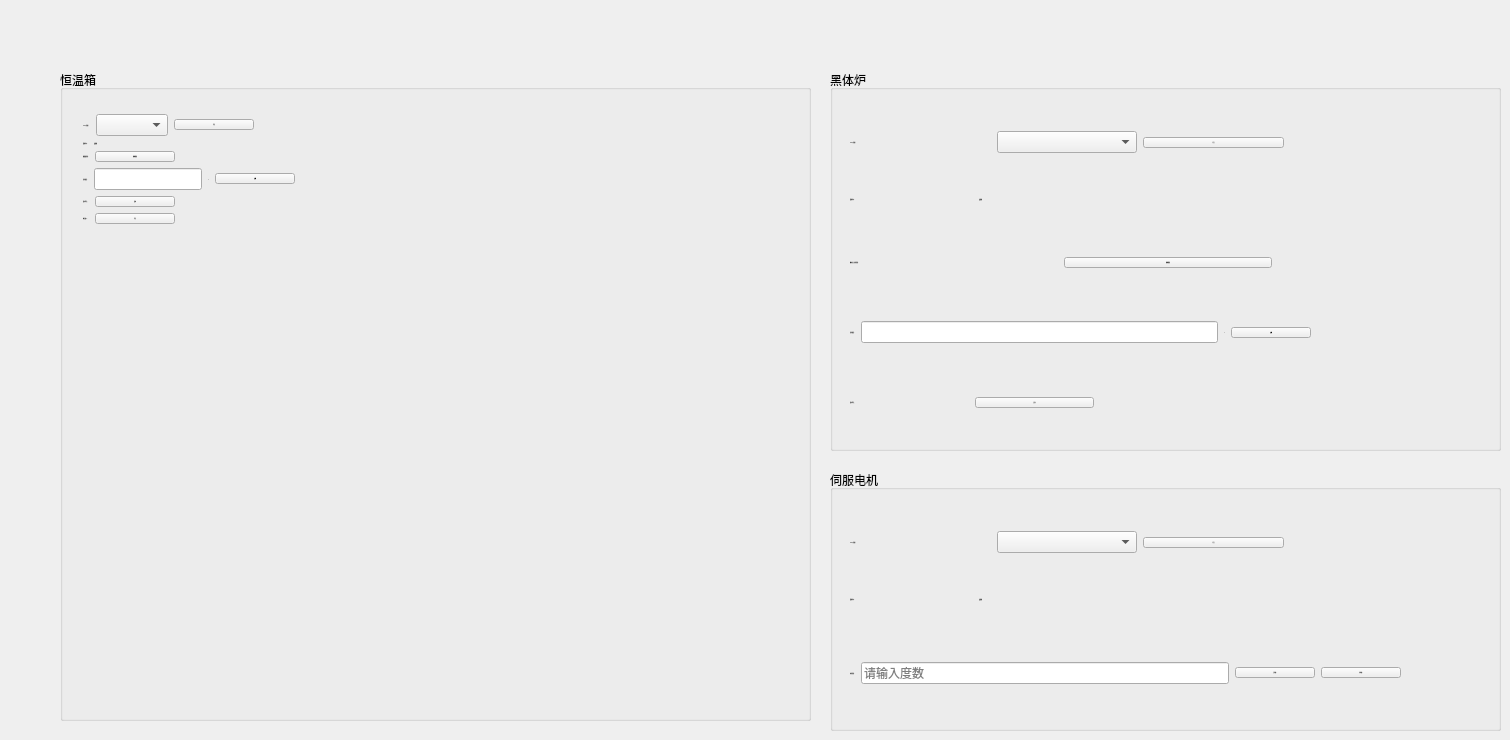
      <widget class="QWidget" name="deviceControlTab">
       <property name="maximumSize">
        <size>
         <width>16777215</width>
         <height>900</height>
        </size>
       </property>
       <attribute name="title">
        <string>设备控制</string>
       </attribute>
       <widget class="QGroupBox" name="incubatorGroup">
        <property name="geometry">
         <rect>
          <x>60</x>
          <y>70</y>
          <width>751</width>
          <height>651</height>
         </rect>
        </property>
        <property name="title">
         <string>恒温箱</string>
        </property>
        <widget class="QWidget" name="layoutWidget">
         <property name="geometry">
          <rect>
           <x>23</x>
           <y>44</y>
           <width>681</width>
           <height>571</height>
          </rect>
         </property>
         <layout class="QFormLayout" name="formLayout">
          <item row="0" column="0">
           <layout class="QHBoxLayout" name="horizontalLayout_20">
            <item>
             <widget class="QLabel" name="COMSlectLabel_2">
              <property name="font">
               <font>
                <family>PingFang SC Regular</family>
                <pointsize>-1</pointsize>
                <italic>false</italic>
                <bold>false</bold>
                <kerning>true</kerning>
               </font>
              </property>
              <property name="styleSheet">
               <string notr="true"/>
              </property>
              <property name="text">
               <string>COM口选择：</string>
              </property>
             </widget>
            </item>
            <item>
             <widget class="QComboBox" name="COMcomboBox_2"/>
            </item>
            <item>
             <widget class="QPushButton" name="OpenComButton_2">
              <property name="font">
               <font>
                <family>PingFang SC Regular</family>
                <pointsize>-1</pointsize>
                <italic>false</italic>
                <bold>false</bold>
                <kerning>true</kerning>
               </font>
              </property>
              <property name="styleSheet">
               <string notr="true"/>
              </property>
              <property name="text">
               <string>打开</string>
              </property>
              <property name="checkable">
               <bool>true</bool>
              </property>
              <property name="checked">
               <bool>false</bool>
              </property>
             </widget>
            </item>
           </layout>
          </item>
          <item row="1" column="0">
           <layout class="QHBoxLayout" name="horizontalLayout_5">
            <item>
             <widget class="QLabel" name="connectionStatusLabel_2">
              <property name="font">
               <font>
                <family>PingFang SC Regular</family>
                <pointsize>-1</pointsize>
                <italic>false</italic>
                <bold>false</bold>
                <kerning>true</kerning>
               </font>
              </property>
              <property name="text">
               <string>连接状态：</string>
              </property>
             </widget>
            </item>
            <item>
             <widget class="QLabel" name="statusLabel_2">
              <property name="font">
               <font>
                <family>PingFang SC Regular</family>
                <pointsize>-1</pointsize>
                <italic>false</italic>
                <bold>true</bold>
                <kerning>true</kerning>
               </font>
              </property>
              <property name="styleSheet">
               <string notr="true">QLabel {  /* 需为标签设置对象名：setObjectName(&quot;statusLabel&quot;) */
    min-width: 80px;          /* 固定宽度（避免文字过长） */
    font-weight: bold;        /* 文字加粗 */
}</string>
              </property>
              <property name="text">
               <string>未连接</string>
              </property>
             </widget>
            </item>
           </layout>
          </item>
          <item row="2" column="0">
           <layout class="QHBoxLayout" name="horizontalLayout_16">
            <item>
             <widget class="QLabel" name="incubatorControlLabel">
              <property name="font">
               <font>
                <family>PingFang SC Regular</family>
                <pointsize>-1</pointsize>
                <italic>false</italic>
                <bold>false</bold>
                <kerning>true</kerning>
               </font>
              </property>
              <property name="text">
               <string>恒温箱控制：</string>
              </property>
             </widget>
            </item>
            <item>
             <widget class="QPushButton" name="masterControlButton_2">
              <property name="font">
               <font>
                <family>PingFang SC Regular</family>
                <pointsize>-1</pointsize>
                <italic>false</italic>
                <bold>false</bold>
                <kerning>true</kerning>
               </font>
              </property>
              <property name="styleSheet">
               <string notr="true"/>
              </property>
              <property name="text">
               <string>获得控制</string>
              </property>
              <property name="checkable">
               <bool>true</bool>
              </property>
              <property name="checked">
               <bool>false</bool>
              </property>
             </widget>
            </item>
           </layout>
          </item>
          <item row="3" column="0">
           <layout class="QHBoxLayout" name="horizontalLayout_6">
            <item>
             <widget class="QLabel" name="targetTempLabel_2">
              <property name="font">
               <font>
                <family>PingFang SC Regular</family>
                <pointsize>-1</pointsize>
                <italic>false</italic>
                <bold>false</bold>
                <kerning>true</kerning>
               </font>
              </property>
              <property name="text">
               <string>目标温度：</string>
              </property>
             </widget>
            </item>
            <item>
             <widget class="QLineEdit" name="targetTempInput_2"/>
            </item>
            <item>
             <widget class="QLabel" name="tempUnitLabel_4">
              <property name="font">
               <font>
                <family>PingFang SC Regular</family>
                <pointsize>-1</pointsize>
                <italic>false</italic>
                <bold>false</bold>
                <kerning>true</kerning>
               </font>
              </property>
              <property name="text">
               <string>℃</string>
              </property>
             </widget>
            </item>
            <item>
             <widget class="QPushButton" name="setTempButton_2">
              <property name="font">
               <font>
                <family>PingFang SC Regular</family>
                <pointsize>-1</pointsize>
                <italic>false</italic>
                <bold>false</bold>
                <kerning>true</kerning>
               </font>
              </property>
              <property name="styleSheet">
               <string notr="true"/>
              </property>
              <property name="text">
               <string>设置</string>
              </property>
             </widget>
            </item>
           </layout>
          </item>
          <item row="4" column="0">
           <layout class="QHBoxLayout" name="horizontalLayout_8">
            <item>
             <widget class="QLabel" name="startStop_2">
              <property name="font">
               <font>
                <family>PingFang SC Regular</family>
                <pointsize>-1</pointsize>
                <italic>false</italic>
                <bold>false</bold>
                <kerning>true</kerning>
               </font>
              </property>
              <property name="text">
               <string>启动/停止：  </string>
              </property>
             </widget>
            </item>
            <item>
             <widget class="QPushButton" name="startStopButton_2">
              <property name="font">
               <font>
                <family>PingFang SC Regular</family>
                <pointsize>-1</pointsize>
                <italic>false</italic>
                <bold>false</bold>
                <kerning>true</kerning>
               </font>
              </property>
              <property name="styleSheet">
               <string notr="true"/>
              </property>
              <property name="text">
               <string>启动</string>
              </property>
             </widget>
            </item>
           </layout>
          </item>
          <item row="5" column="0">
           <layout class="QHBoxLayout" name="horizontalLayout_12">
            <item>
             <widget class="QLabel" name="calibrationWIndowLabel">
              <property name="font">
               <font>
                <family>PingFang SC Regular</family>
                <pointsize>-1</pointsize>
                <italic>false</italic>
                <bold>false</bold>
                <kerning>true</kerning>
               </font>
              </property>
              <property name="text">
               <string>标定窗口：   </string>
              </property>
             </widget>
            </item>
            <item>
             <widget class="QPushButton" name="openWindowButton">
              <property name="font">
               <font>
                <family>PingFang SC Regular</family>
                <pointsize>-1</pointsize>
                <italic>false</italic>
                <bold>false</bold>
                <kerning>true</kerning>
               </font>
              </property>
              <property name="styleSheet">
               <string notr="true"/>
              </property>
              <property name="text">
               <string>打开</string>
              </property>
             </widget>
            </item>
           </layout>
          </item>
         </layout>
        </widget>
       </widget>
       <widget class="QGroupBox" name="blackbodyGroup">
        <property name="geometry">
         <rect>
          <x>830</x>
          <y>70</y>
          <width>671</width>
          <height>381</height>
         </rect>
        </property>
        <property name="title">
         <string>黑体炉</string>
        </property>
        <widget class="QWidget" name="layoutWidget">
         <property name="geometry">
          <rect>
           <x>20</x>
           <y>50</y>
           <width>434</width>
           <height>45</height>
          </rect>
         </property>
         <layout class="QHBoxLayout" name="horizontalLayout_19">
          <item>
           <widget class="QLabel" name="COMSlectLabel">
            <property name="font">
             <font>
              <family>PingFang SC Regular</family>
              <pointsize>-1</pointsize>
              <italic>false</italic>
              <bold>false</bold>
              <kerning>true</kerning>
             </font>
            </property>
            <property name="styleSheet">
             <string notr="true"/>
            </property>
            <property name="text">
             <string>COM口选择：</string>
            </property>
           </widget>
          </item>
          <item>
           <widget class="QComboBox" name="COMcomboBox"/>
          </item>
          <item>
           <widget class="QPushButton" name="OpenComButton">
            <property name="font">
             <font>
              <family>PingFang SC Regular</family>
              <pointsize>-1</pointsize>
              <italic>false</italic>
              <bold>false</bold>
              <kerning>true</kerning>
             </font>
            </property>
            <property name="styleSheet">
             <string notr="true"/>
            </property>
            <property name="text">
             <string>打开</string>
            </property>
            <property name="checkable">
             <bool>true</bool>
            </property>
            <property name="checked">
             <bool>false</bool>
            </property>
           </widget>
          </item>
         </layout>
        </widget>
        <widget class="QWidget" name="layoutWidget">
         <property name="geometry">
          <rect>
           <x>20</x>
           <y>310</y>
           <width>244</width>
           <height>45</height>
          </rect>
         </property>
         <layout class="QHBoxLayout" name="horizontalLayout_4">
          <item>
           <widget class="QLabel" name="startStop">
            <property name="font">
             <font>
              <family>PingFang SC Regular</family>
              <pointsize>-1</pointsize>
              <italic>false</italic>
              <bold>false</bold>
              <kerning>true</kerning>
             </font>
            </property>
            <property name="text">
             <string>启动/停止</string>
            </property>
           </widget>
          </item>
          <item>
           <widget class="QPushButton" name="startStopButton">
            <property name="font">
             <font>
              <family>PingFang SC Regular</family>
              <pointsize>-1</pointsize>
              <italic>false</italic>
              <bold>false</bold>
              <kerning>true</kerning>
             </font>
            </property>
            <property name="styleSheet">
             <string notr="true"/>
            </property>
            <property name="text">
             <string>启动</string>
            </property>
            <property name="checkable">
             <bool>true</bool>
            </property>
           </widget>
          </item>
         </layout>
        </widget>
        <widget class="QWidget" name="layoutWidget">
         <property name="geometry">
          <rect>
           <x>20</x>
           <y>110</y>
           <width>252</width>
           <height>39</height>
          </rect>
         </property>
         <layout class="QHBoxLayout" name="horizontalLayout">
          <item>
           <widget class="QLabel" name="connectionStatusLabel">
            <property name="font">
             <font>
              <family>PingFang SC Regular</family>
              <pointsize>-1</pointsize>
              <italic>false</italic>
              <bold>false</bold>
              <kerning>true</kerning>
             </font>
            </property>
            <property name="text">
             <string>连接状态：</string>
            </property>
           </widget>
          </item>
          <item>
           <widget class="QLabel" name="statusLabel">
            <property name="font">
             <font>
              <family>PingFang SC Regular</family>
              <pointsize>-1</pointsize>
              <italic>false</italic>
              <bold>true</bold>
              <kerning>true</kerning>
             </font>
            </property>
            <property name="styleSheet">
             <string notr="true">QLabel {  /* 需为标签设置对象名：setObjectName(&quot;statusLabel&quot;) */
    min-width: 80px;          /* 固定宽度（避免文字过长） */
    font-weight: bold;        /* 文字加粗 */
}</string>
            </property>
            <property name="text">
             <string>未连接</string>
            </property>
           </widget>
          </item>
         </layout>
        </widget>
        <widget class="QWidget" name="layoutWidget">
         <property name="geometry">
          <rect>
           <x>20</x>
           <y>170</y>
           <width>422</width>
           <height>45</height>
          </rect>
         </property>
         <layout class="QHBoxLayout" name="horizontalLayout_10">
          <item>
           <widget class="QLabel" name="blackbodyControlLabel">
            <property name="font">
             <font>
              <family>PingFang SC Regular</family>
              <pointsize>-1</pointsize>
              <italic>false</italic>
              <bold>false</bold>
              <kerning>true</kerning>
             </font>
            </property>
            <property name="styleSheet">
             <string notr="true"/>
            </property>
            <property name="text">
             <string>黑体炉上位机控制：</string>
            </property>
           </widget>
          </item>
          <item>
           <widget class="QPushButton" name="masterControlButton">
            <property name="font">
             <font>
              <family>PingFang SC Regular</family>
              <pointsize>-1</pointsize>
              <italic>false</italic>
              <bold>false</bold>
              <kerning>true</kerning>
             </font>
            </property>
            <property name="styleSheet">
             <string notr="true"/>
            </property>
            <property name="text">
             <string>获得控制</string>
            </property>
            <property name="checkable">
             <bool>true</bool>
            </property>
            <property name="checked">
             <bool>false</bool>
            </property>
           </widget>
          </item>
         </layout>
        </widget>
        <widget class="QWidget" name="layoutWidget">
         <property name="geometry">
          <rect>
           <x>20</x>
           <y>240</y>
           <width>461</width>
           <height>45</height>
          </rect>
         </property>
         <layout class="QHBoxLayout" name="horizontalLayout_2">
          <item>
           <widget class="QLabel" name="targetTempLabel">
            <property name="font">
             <font>
              <family>PingFang SC Regular</family>
              <pointsize>-1</pointsize>
              <italic>false</italic>
              <bold>false</bold>
              <kerning>true</kerning>
             </font>
            </property>
            <property name="text">
             <string>目标温度：</string>
            </property>
           </widget>
          </item>
          <item>
           <widget class="QLineEdit" name="targetTempInput"/>
          </item>
          <item>
           <widget class="QLabel" name="tempUnitLabel_2">
            <property name="font">
             <font>
              <family>PingFang SC Regular</family>
              <pointsize>-1</pointsize>
              <italic>false</italic>
              <bold>false</bold>
              <kerning>true</kerning>
             </font>
            </property>
            <property name="text">
             <string>℃</string>
            </property>
           </widget>
          </item>
          <item>
           <widget class="QPushButton" name="setTempButton">
            <property name="font">
             <font>
              <family>PingFang SC Regular</family>
              <pointsize>-1</pointsize>
              <italic>false</italic>
              <bold>false</bold>
              <kerning>true</kerning>
             </font>
            </property>
            <property name="styleSheet">
             <string notr="true"/>
            </property>
            <property name="text">
             <string>设置</string>
            </property>
           </widget>
          </item>
         </layout>
        </widget>
       </widget>
       <widget class="QGroupBox" name="servomotorGroup">
        <property name="geometry">
         <rect>
          <x>830</x>
          <y>470</y>
          <width>671</width>
          <height>261</height>
         </rect>
        </property>
        <property name="title">
         <string>伺服电机</string>
        </property>
        <widget class="QWidget" name="layoutWidget_2">
         <property name="geometry">
          <rect>
           <x>20</x>
           <y>50</y>
           <width>434</width>
           <height>45</height>
          </rect>
         </property>
         <layout class="QHBoxLayout" name="horizontalLayout_21">
          <item>
           <widget class="QLabel" name="COMSlectLabel_3">
            <property name="font">
             <font>
              <family>PingFang SC Regular</family>
              <pointsize>-1</pointsize>
              <italic>false</italic>
              <bold>false</bold>
              <kerning>true</kerning>
             </font>
            </property>
            <property name="styleSheet">
             <string notr="true"/>
            </property>
            <property name="text">
             <string>COM口选择：</string>
            </property>
           </widget>
          </item>
          <item>
           <widget class="QComboBox" name="COMcomboBox_3"/>
          </item>
          <item>
           <widget class="QPushButton" name="OpenComButton_3">
            <property name="font">
             <font>
              <family>PingFang SC Regular</family>
              <pointsize>-1</pointsize>
              <italic>false</italic>
              <bold>false</bold>
              <kerning>true</kerning>
             </font>
            </property>
            <property name="styleSheet">
             <string notr="true"/>
            </property>
            <property name="text">
             <string>打开</string>
            </property>
            <property name="checkable">
             <bool>true</bool>
            </property>
            <property name="checked">
             <bool>false</bool>
            </property>
           </widget>
          </item>
         </layout>
        </widget>
        <widget class="QWidget" name="layoutWidget_4">
         <property name="geometry">
          <rect>
           <x>20</x>
           <y>110</y>
           <width>252</width>
           <height>39</height>
          </rect>
         </property>
         <layout class="QHBoxLayout" name="horizontalLayout_23">
          <item>
           <widget class="QLabel" name="connectionStatusLabel_3">
            <property name="font">
             <font>
              <family>PingFang SC Regular</family>
              <pointsize>-1</pointsize>
              <italic>false</italic>
              <bold>false</bold>
              <kerning>true</kerning>
             </font>
            </property>
            <property name="text">
             <string>连接状态：</string>
            </property>
           </widget>
          </item>
          <item>
           <widget class="QLabel" name="statusLabel_4">
            <property name="font">
             <font>
              <family>PingFang SC Regular</family>
              <pointsize>-1</pointsize>
              <italic>false</italic>
              <bold>true</bold>
              <kerning>true</kerning>
             </font>
            </property>
            <property name="styleSheet">
             <string notr="true">QLabel {  /* 需为标签设置对象名：setObjectName(&quot;statusLabel&quot;) */
    min-width: 80px;          /* 固定宽度（避免文字过长） */
    font-weight: bold;        /* 文字加粗 */
}</string>
            </property>
            <property name="text">
             <string>未连接</string>
            </property>
           </widget>
          </item>
         </layout>
        </widget>
        <widget class="QWidget" name="layoutWidget">
         <property name="geometry">
          <rect>
           <x>20</x>
           <y>170</y>
           <width>551</width>
           <height>66</height>
          </rect>
         </property>
         <layout class="QHBoxLayout" name="horizontalLayout_9">
          <item>
           <widget class="QLabel" name="changeSensorLabel">
            <property name="font">
             <font>
              <family>PingFang SC Regular</family>
              <pointsize>-1</pointsize>
              <italic>false</italic>
              <bold>false</bold>
              <kerning>true</kerning>
             </font>
            </property>
            <property name="text">
             <string>电机控制：</string>
            </property>
           </widget>
          </item>
          <item>
           <widget class="QLineEdit" name="degreeInput">
            <property name="tabletTracking">
             <bool>false</bool>
            </property>
            <property name="autoFillBackground">
             <bool>false</bool>
            </property>
            <property name="text">
             <string/>
            </property>
            <property name="frame">
             <bool>true</bool>
            </property>
            <property name="placeholderText">
             <string>请输入度数</string>
            </property>
           </widget>
          </item>
          <item>
           <widget class="QPushButton" name="previousSensorButton">
            <property name="font">
             <font>
              <family>PingFang SC Regular</family>
              <pointsize>-1</pointsize>
              <italic>false</italic>
              <bold>false</bold>
              <kerning>true</kerning>
             </font>
            </property>
            <property name="styleSheet">
             <string notr="true"/>
            </property>
            <property name="text">
             <string>逆时针</string>
            </property>
           </widget>
          </item>
          <item>
           <widget class="QPushButton" name="nextSensorButton">
            <property name="font">
             <font>
              <family>PingFang SC Regular</family>
              <pointsize>-1</pointsize>
              <italic>false</italic>
              <bold>false</bold>
              <kerning>true</kerning>
             </font>
            </property>
            <property name="styleSheet">
             <string notr="true"/>
            </property>
            <property name="text">
             <string>顺时针</string>
            </property>
           </widget>
          </item>
         </layout>
        </widget>
       </widget>
      </widget>
